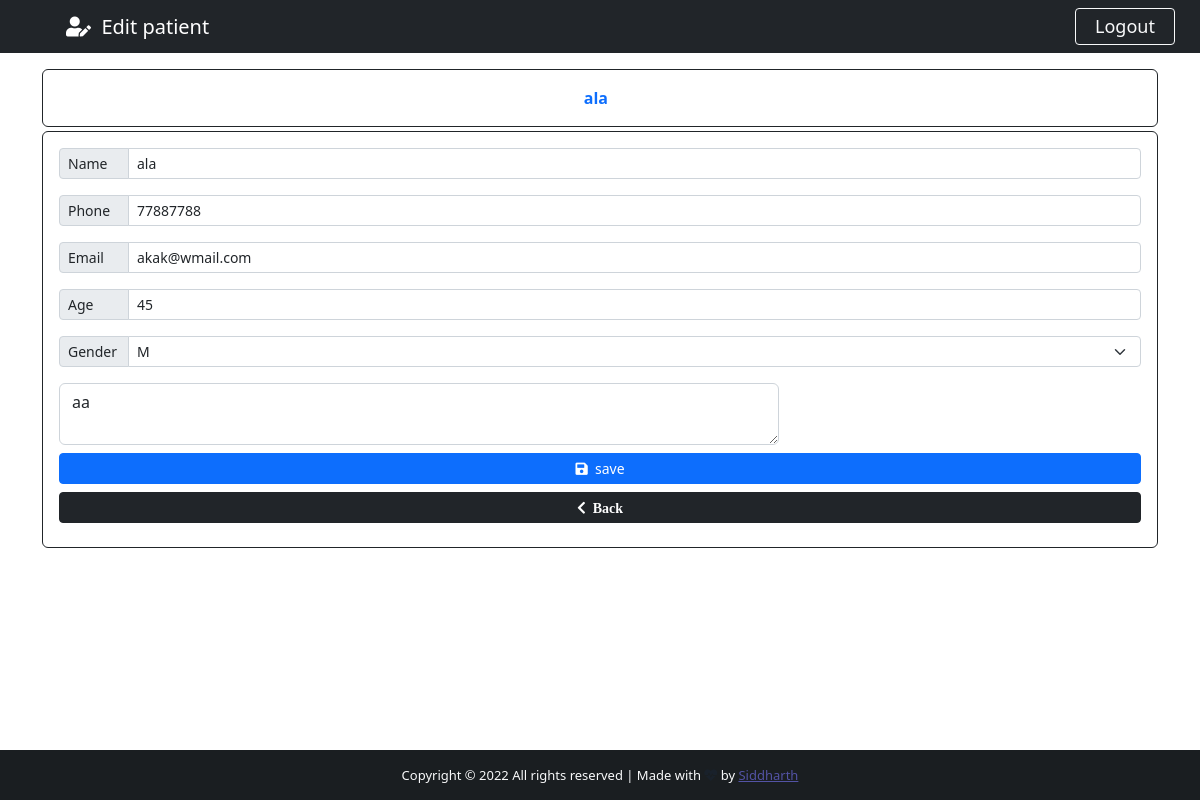
Page /patient/117 (signed in) on the committed database.
### app/models.py (models this page shows, shortened)
class Patients(models.Model):
    GENDER = (
        ('M', 'M'),
        ('F', 'F'),
    )
    id = models.IntegerField(primary_key=True, null=False, blank=False)
    name = models.CharField(max_length=60)
    phone = models.CharField(max_length=20)
    email = models.CharField(max_length=60)
    age = models.CharField(max_length=60)
    gender = models.CharField(max_length=1, null=True, blank=True, choices=GENDER)
    note = models.TextField()
    created_at=models.DateTimeField(auto_now_add=True)

### app/views.py (the view)
# urls.py: path("patient/<str:patient_id>", views.patient, name='patient'),
@cache_control(no_cache=True, must_revalidate=True, no_store=True)
@login_required(login_url="login")
def patient(request, patient_id):
    patient = Patients.objects.get(id=patient_id)
    if patient != None:
        return render(request, "app/edit_patient.html",{"patient":patient})

### app/templates/app/edit_patient.html (shortened to what this page needs)
{% extends 'app/add_patient.html' %}
{% block icon-nav %}
<a href="" class="navbar-brand flex-grow-1" style='text-align: center; color:#fff; margin-left:25px;'>
<i class="fas fa-user-edit"></i>&nbsp;&nbsp;Edit patient
{% endblock %}
{% block btn-nav %}
    <a class='btn btn-danjer-primary btn-sm border-light text-light' id='btn-nav' data-bs-toggle="modal" data-bs-target="#logoutModal">Logout</a>
{% endblock btn-nav %}
{% block card-title %}
<b>{{ patient.name}}</b> &nbsp;
{% endblock card-title %}
{% block form-action %}
    action="{% url 'edit_patient' %}"
{% endblock form-action %}
{% block patient_name %} value="{{ patient.name}}"{% endblock patient_name %}
{% block patient_phone %} value="{{ patient.phone}}"{% endblock patient_phone %}
{% block patient_email %} value="{{ patient.email}}" {% endblock patient_email %}
{% block patient_age %}value="{{ patient.age}}" {% endblock patient_age %}
{% block patient_note %}{{ patient.note}}{% endblock patient_note %}
{% block save-btn %}
<i class='fas fa-save'></i>&nbsp; save
{% endblock save-btn %}

### app/templates/app/add_patient.html (shortened to what this page needs)
{% extends 'app/base.html' %}
{% block content %}
<div class="container" >
    <div class='row'>
        <div class='col-lg-12 mb-5 '>
            <div class='card card-body border-dark text-primary mt-3'>
                <span class='text-center'>
                    {% block card-title %}{% endblock card-title %}
                </span>
            </div>
    <form  {% block form-action %}{% endblock form-action %}
    method="POST" autocomplete="off" enctype="multipart/form-data" class="card p-3 border-dark mt-1 mb-5">
        <div class='input-group input-group-sm mb-3'>
            <span class='input-group-text side-label'>Name</span>
            <input type="text" class='form-control' name='name' placeholder='name' id='name' required {% block patient_name %} {% endblock patient_name %}>
        </div>
        <div class='input-group input-group-sm mb-3'>
            <span class='input-group-text side-label'>Phone</span>
            <input type="text" class='form-control' id='phone' name='phone' placeholder='phone'  {% block patient_phone %} {% endblock patient_phone %}>
        </div>
        <div class='input-group input-group-sm mb-3'>
            <span class='input-group-text side-label'>Email</span>
            <input type="text" class='form-control' id='email' name='email' placeholder='email' required {% block patient_email %} {% endblock patient_email %}>
        </div>
        <div class='input-group input-group-sm mb-3'>
            <span class='input-group-text side-label'>Age</span>
            <input type="text" class='form-control' name='age' id='age' placeholder='age' {% block patient_age %} {% endblock patient_age %}>
        </div>
        <div class='input-group input-group-sm mb-3'>
            <label for="" class='input-group-text side-label'>Gender</label>
            <select name="gender" id="gender" class='form-select' >
                <option >M</option>
            </select>
        </div>
        <div class='form-group side-label'>
            <textarea type="text" class='form-control' name='note' placeholder='Add a note' rows="2"  wrap="physical" style="width: 60vw;">{% block patient_note %}{% endblock patient_note %}</textarea>
        </div>
        <div class='d-grid gap-2 mt-2 mb-2'>
            <button type="submit" class='btn btn-primary btn-sm' id='btn-add'>
                {% block save-btn %}{% endblock save-btn %}
            </button>
            <a href="{% url 'backend' %}" class='btn btn-dark btn-sm'>
                <i class="fas fa-chevron-left"> &nbsp;Back</i>
            </a>
        </div>
    </form>
        </div>
    </div>
</div>
{% endblock content %}

### app/static/app/css/style.css (style rules this page uses)
html, body { max-height: 100%; margin: 0; max-width: 100%; overflow: hidden; }
#btn-nav { width: 100px; float: right; margin-right: 25px; font-size: large; }
.side-label { width:70px; }

### rows in the picture
Patients: name "ala", phone "77887788", email "akak@wmail.com", age "45", note "aa"
